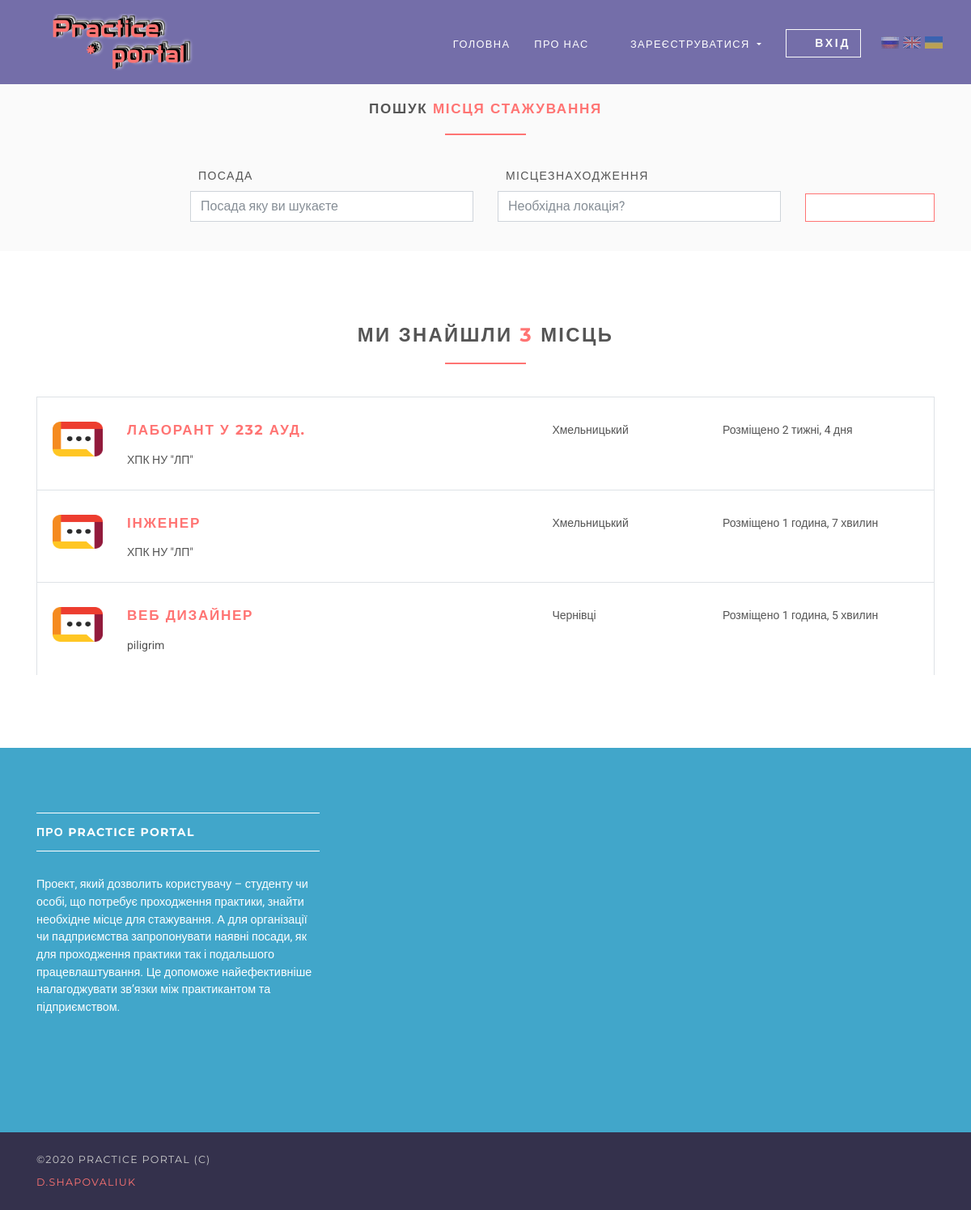
Screenshot of /practice with the database file from the repository.
### jobsapp/models.py (models this page shows, shortened)
class Job(models.Model):
    user = models.ForeignKey(User, on_delete=models.CASCADE)
    title = models.CharField(max_length=300)
    description = models.TextField()
    location = models.CharField(max_length=150)
    type = models.CharField(choices=JOB_TYPE, max_length=10)
    category = models.CharField(max_length=100)
    last_date = models.DateTimeField()
    company_name = models.CharField(max_length=100)
    company_description = models.CharField(max_length=300)
    website = models.CharField(max_length=100, default="")
    created_at = models.DateTimeField(default=timezone.now)
    filled = models.BooleanField(default=False)
    class Meta:
        verbose_name_plural = 'Практика'

### jobsapp/views/home.py (the view)
# urls.py: path('practice', JobListView.as_view(), name='practice'),
class JobListView(ListView):
    model = Job
    template_name = 'practice/jobs.html'
    context_object_name = 'practice'
    paginate_by = 5

### templates/practice/jobs.html (shortened to what this page needs)
{% extends 'base.html' %}
{% load static %}
{% block content %}
    <section class="job-form-section job-form-section--compressed">
        <div class="container">
            <h4 class="heading">Пошук <span class="accent">місця стажування </span> </h4>
            <form id="job-main-form" method="get" action="#" class="job-main-form">
                <div class="controls">
                    <div class="row align-items-end">
                        <div class="col-sm-1 col-lg-2"></div>
                        <div class="col-sm-5 col-lg-4 form-group">
                            <label for="profession">Посада</label>
                            <input type="text" id="profession" name="profession"
                                   placeholder="Посада яку ви шукаєте" class="form-control">
                        </div>
                        <div class="col-sm-5 col-lg-4 form-group">
                            <label for="location">Місцезнаходження</label>
                            <input type="text" id="location" name="location" placeholder="Необхідна локація?"
                                   class="form-control">
                        </div>
                        <div class="col-sm-1 col-lg-2 form-group">
                            <button type="submit" name="name"
                                    class="btn btn-outline-white-primary job-main-form__button">
                                <i class="fa fa-search"></i>
                            </button>
                        </div>
                    </div>
                </div>
            </form>
        </div>
    </section>
    <section>
        <div class="container">
            <h3 class="heading">Ми знайшли <span class="accent">{{ practice.count }}</span> місць</h3>
            {% for job in practice %}
                <div class="job-listing  ">
                    <div class="row">
                        <div class="col-md-12 col-lg-6">
                            <div class="row">
                                <div class="col-2">
                                    <img src="{% static 'img/company-1.png' %}"
                                         alt="Ipsioou " class="img-fluid">
                                </div>
                                <div class="col-10">
                                    <h4 class="job__title"><a
                                            href="{% url 'practice:practice-detail' job.id %}">{{ job.title }}</a></h4>
                                    <p class="job__company">
                                        {{ job.company_name }}
                                    </p>
                                </div>
                            </div>
                        </div>
                        <div class="col-10 col-md-3 col-lg-2 ml-auto"><i class="fa fa-map-marker job__location"></i>
                            {{ job.location }}
                        </div>
                        <div class="col-10 col-md-3 col-lg-3 ml-auto">
                            <p>Розміщено {{ job.created_at|timesince }}</p>
                        </div>
                    </div>
                </div>
            {% endfor %}
        </div>
    </section>
{% endblock %}

### templates/base.html (shortened to what this page needs)
{% load static %}
<!DOCTYPE html>
<html>
<head>
    <link rel="stylesheet"
          href="{% static 'vendor/bootstrap/css/bootstrap.min.css' %}">
    <link rel="stylesheet"
          href="{% static 'vendor/font-awesome/css/font-awesome.min.css' %}">
    <link rel="stylesheet"
          href="{% static 'vendor/owl.carousel/assets/owl.carousel.css' %}">
    <link rel="stylesheet"
          href="{% static 'vendor/owl.carousel/assets/owl.theme.default.css' %}">
    <link rel="stylesheet" href="{% static 'css/style.default.css' %}"
          id="theme-stylesheet">
    <link rel="stylesheet" href="{% static 'css/custom.css' %}">
</head>
<body>
<header class="header">
    <nav class="navbar navbar-expand-lg">
        <div class="container">
            <a href="/" class="navbar-brand">
                <img src="{% static 'img/logo-small.png' %}" width="200" height="70"alt="logo" class="d-none d-lg-block">
            </a>
            <div id="navbarSupportedContent" class="collapse navbar-collapse">
                <ul class="navbar-nav ml-auto">
                    <li class="nav-item">
                        <a href="/" class="nav-link">Головна <span class="sr-only">(current)</span></a>
                    </li>
                    <li class="nav-item">
                        <a href="{% url 'practice:about' %}" class="nav-link">Про нас</a>
                    </li>
                    {% if request.user.is_authenticated and request.user.role == 'employer' %}
                        <li class="nav-item dropdown">
                            <a id="clientZone" href="#" data-toggle="dropdown"
                               aria-haspopup="true" aria-expanded="false"
                               class="nav-link dropdown-toggle has-img mb-3 mb-lg-0 mt-3 mt-lg-0">
                                <div class="client-menu-image">
                                    <div class="inner">
                                        <img src="{% static 'img/company-1.png' %}"
                                             alt="company image"
                                             class="img-fluid">
                                    </div>
                                </div>
                                {% if request.user.role == 'employee' %}
                                    {{ request.user.first_name }} {{ request.user.last_name }}
                                {% else %}
                                    {{ request.user.first_name }}
                                {% endif %}
                            </a>
                            <div aria-labelledby="clientZone" class="dropdown-menu">
                                <a href="{% url 'practice:employer-dashboard' %}" class="dropdown-item">Панель приладів</a>
                                <a href="{% url 'practice:employer-all-applicants' %}" class="dropdown-item">Зявники </a>
                                <a href="{% url 'practice:employer-practice-create' %}" class="dropdown-item">Опублікуйте нову посаду
                                    job </a>
                                <a href="{% url 'accounts:logout' %}" class="dropdown-item">Вийти</a>
                            </div>
                        </li>
                    {% else %}
                        <li class="nav-item dropdown">
                            <a id="pages" href="#" data-toggle="dropdown" aria-haspopup="true" aria-expanded="false"
                               class="nav-link dropdown-toggle"><i class="fa fa-signing"></i>Зареєструватися
                            </a>
                        </li>
                        <li class="nav-item" style="color: #fff">
                            <a href="{% url 'accounts:login' %}" class="btn navbar-btn btn-outline-light mb-5 mb-lg-0">
                                <i class="fa fa-sign-in"></i>Вхід
                            </a>
                        </li>
                    {% endif %}
                     <div class="language">
                             <img src="/static/img/lang/lang__ru.png" alt="ru" data-google-lang="ru" class="language__img">
                             <img src="/static/img/lang/lang__en.png" alt="en" data-google-lang="en" class="language__img">
                             <img src="/static/img/lang/lang__ua.png" alt="uk" data-google-lang="uk" class="language__img">
                 </div>
                </ul>
            </div>
        </div>
    </nav>
</header>
<div>
    {% block content %} {% endblock %}
</div>
<footer class="footer">
    <div class="footer__block">
        <div class="container">
            <div class="row">
                <div class="col-lg-4 col-md-12 mb-5">
                    <h4 class="h5">Про Practice portal</h4>
                    <p> Проект, який дозволить користувачу – студенту чи особі, що потребує проходження практики, знайти необхідне місце для стажування. А для організації чи падприємства запропонувати наявні посади, як для проходження практики так і подальшого працевлаштування. Це допоможе найефективніше налагоджувати зв’язки між практикантом та підприємством. </p>
                </div>
            </div>
        </div>
    </div>
    <div class="footer__copyright">
        <div class="container">
            <div class="row">
                <div class="col-md-6 text-md-left text-center">
                    <p>&copy;2020 Practice portal (c)</p><a href="https://www.instagram.com/d.shapovaliuk">d.shapovaliuk</a>
                </div>
            </div>
        </div>
    </div>
</footer>
</body>
</html>

### templates/base.html (style rules this page uses)
html { height: auto !important; }
body { top: 0 !important; position: static !important; min-height: 100vh !important; }
.language { left: 10px; flex-direction: column; position: relative; margin: auto; }
.language__img { cursor: pointer; opacity: .5; }

### rows the page displays
Job: title "ЛАБОРАНТ У 232 АУД.", company_name "ХПК НУ \"ЛП\"", location "Хмельницький", created_at "2 тижні, 4 дня"
Job: title "ІНЖЕНЕР", company_name "ХПК НУ \"ЛП\"", location "Хмельницький", created_at "1 година, 7 хвилин"
Job: title "ВЕБ ДИЗАЙНЕР", company_name "piligrim", location "Чернівці", created_at "1 година, 5 хвилин"

### other values shown
{{ practice.count }} "3"
